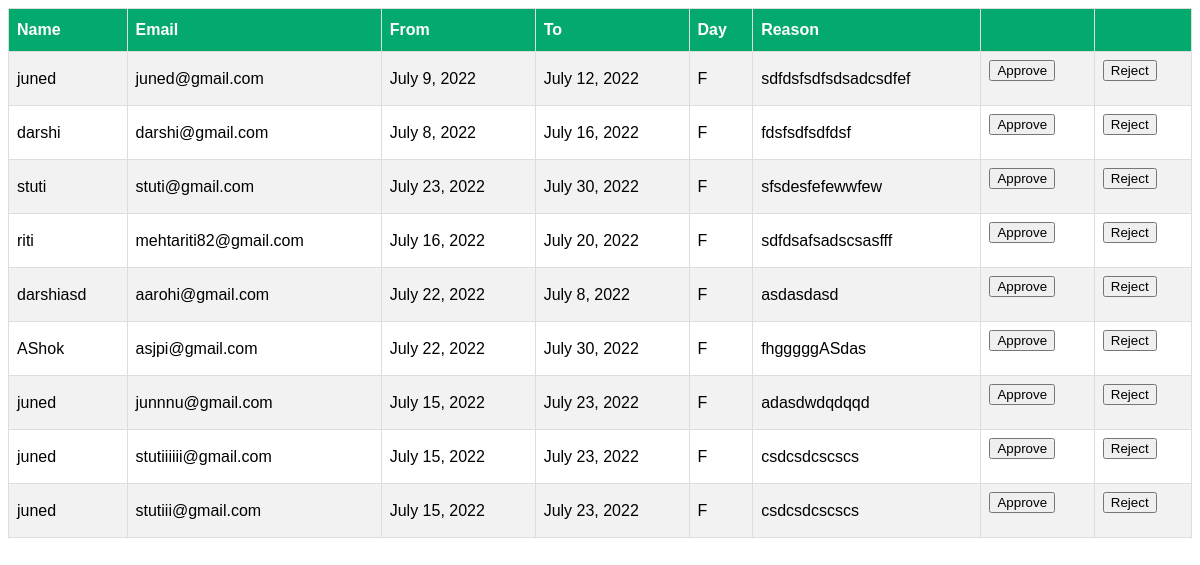
/displayadmin_view/, run on the app's committed database.
### task1/employee/models.py (models this page shows, shortened)
class empleave_model(models.Model):
    name=models.CharField(max_length=50)
    email=models.EmailField(unique=True)
    from1=models.DateField()
    to1=models.DateField()
    day=models.CharField(max_length=1,
        choices=(
            ('H','Half day') ,
            ('F','Full day'),
            )
            )
    reason=models.TextField()

### task1/employee/views.py (the view)
# urls.py: path('displayadmin_view/',views.displayadmin_view,name='displayadmin'),
def displayadmin_view(request):
    getuserdata =User.objects.all()
    getleavedata=empleave_model.objects.all()
    user_count = User.objects.count()
    return render(request,'display_admin.html',{'getuserdata':getuserdata,'user_count':user_count,'getleavedata':getleavedata})

### task1/templates/display_admin.html (shortened to what this page needs)
{% load static %}
{% block content %}
<html>
    <head>
</head>
<body>
    <table id="customers">
        <tr>
            <th>Name</th>
            <th>Email</th>
            <th>From</th>
            <th>To</th>
            <th>Day</th>
            <th>Reason</th>
            <th></th>
            <th></th>
        </tr>
          {% for i in getleavedata  %}
          <tr>
              <td>{{i.name}}</td>
              <td>{{i.email}}</td>
              <td>{{ i.from1 }}</td>
              <td>{{ i.to1 }}</td>
              <td>{{i.day}}</td>
              <td>{{i.reason}}</td>
              <td>
                <form method="post" action="{% url 'approve' i.id %}">
                  <input name="approve_btn" value="Approve" type = "submit" />
              </form>
              </td>
              <td>
                <form method="post" action = "{% url 'reject' i.id %}">
             <input name="reject_btn" value="Reject" type = "submit"/>
                </form>
              </td>
            </tr>
            {% endfor %}
          </table>
</body>
</html>
{% endblock %}

### task1/templates/display_admin.html (style rules this page uses)
#customers { font-family: Arial, Helvetica, sans-serif; border-collapse: collapse; width: 100%; }
#customers td, #customers th { border: 1px solid #ddd; padding: 8px; }
#customers tr:nth-child(even) { background-color: #f2f2f2; }
#customers th { padding-top: 12px; padding-bottom: 12px; text-align: left; background-color: #04AA6D; color: white; }

### data on the page
empleave_model: name "juned", email "juned@gmail.com", from1 "July 9, 2022", to1 "July 12, 2022", day "F", reason "sdfdsfsdfsdsadcsdfef"
empleave_model: name "darshi", email "darshi@gmail.com", from1 "July 8, 2022", to1 "July 16, 2022", day "F", reason "fdsfsdfsdfdsf"
empleave_model: name "stuti", email "stuti@gmail.com", from1 "July 23, 2022", to1 "July 30, 2022", day "F", reason "sfsdesfefewwfew"
empleave_model: name "riti", email "mehtariti82@gmail.com", from1 "July 16, 2022", to1 "July 20, 2022", day "F", reason "sdfdsafsadscsasfff"
empleave_model: name "darshiasd", email "aarohi@gmail.com", from1 "July 22, 2022", to1 "July 8, 2022", day "F", reason "asdasdasd"
empleave_model: name "AShok", email "asjpi@gmail.com", from1 "July 22, 2022", to1 "July 30, 2022", day "F", reason "fhgggggASdas"
empleave_model: name "juned", email "junnnu@gmail.com", from1 "July 15, 2022", to1 "July 23, 2022", day "F", reason "adasdwdqdqqd"
empleave_model: name "juned", email "stutiiiiii@gmail.com", from1 "July 15, 2022", to1 "July 23, 2022", day "F", reason "csdcsdcscscs"
empleave_model: name "juned", email "stutiii@gmail.com", from1 "July 15, 2022", to1 "July 23, 2022", day "F", reason "csdcsdcscscs"
